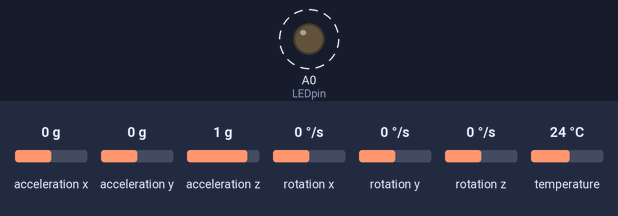
Bench run of a sketch on a simulated Arduino Uno, built with avr-gcc and run on an emulated ATmega328P. Parts: output pins drawn as LEDs (lit = HIGH). Dashed ring = blinking. The inputs (shaded band) are chosen by the test bench; at power-on: acceleration x 0 g, acceleration y 0 g, acceleration z 1 g, rotation x 0 °/s, rotation y 0 °/s, rotation z 0 °/s, temperature 24 °C. What the sketch prints to the serial monitor is not drawn.

Above: at 0.15 s.
Timing chart, 0 to 3.1 s (numbered marks = the images above):
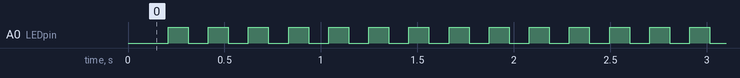

Measured:
- by itself, A0 (LEDpin): alternates HIGH for 0.10 s and LOW for 0.10 s

The sketch:

data.ino
```cpp
// the idea of low pass filter from https://www.youtube.com/watch?v=IKgqDzfKNW0&list=PLGs0VKk2DiYwEo-k0mjIkWXlkrJWAU4L9&index=8
// very simple idea put more effective ---> note p1 + p2 = 1 in p1(thetaOld) + p2(thetaNew) = thetaNew


#include<I2Cdev.h>
#include <Adafruit_MPU6050.h>
#include <Adafruit_Sensor.h>
#include <Wire.h>


int LEDpin = A0;

bool blinkState = true;
int dt = 100;

float theta = 0;  //pitch --->raw data
float phi= 0;     //roll  --->raw data

float thetaAn =0; //for if staments
float phiAn =0;

// after the filter

float thetaG = 0;
float phiG = 0;
float thetafinal = 0;
float phifinal = 0;
float yaw = 0;

unsigned long millisOld;
float TimeDiff;

Adafruit_MPU6050 mpu;

void setup(void) {

  Serial.begin(115200);
  while (!Serial) {
    delay(10); // puse untill serial come up
  }

  // Try to initialize! --> check if the sensor is conected probably
//  Serial.print("Initializing I2C devices...");
  if (!mpu.begin()) {
//    Serial.println("Failed to find MPU6050 chip");
    while (1) {
      delay(10);
    }
  }

  millisOld = millis();

  mpu.setAccelerometerRange(MPU6050_RANGE_16_G);
  mpu.setGyroRange(MPU6050_RANGE_250_DEG);
  mpu.setFilterBandwidth(MPU6050_BAND_21_HZ);

  pinMode(LEDpin, OUTPUT);


  delay(dt);
}
//////////////////////////////////////  loop /////////////////////////
void loop() {

  /* Get  sensor events with the readings */
  sensors_event_t a, g, temp;
  mpu.getEvent(&a, &g, &temp);
  thetaAn = a.acceleration.x/9.81;
  phiAn = a.acceleration.y/9.81;
  // the if statment to make sure that arcCos doesn't take a value bigger than 1 or less than -1
  if(thetaAn > 1){
     thetaAn = 1;
    }
  else if(thetaAn < -1){
    thetaAn =-1;
   }

   if(phiAn > 1){
     phiAn = 1;
    }
  else if(phiAn < -1){
    phiAn =-1;
   }
  theta = asin(thetaAn)*(180./3.14159265359); //pitch angle
  phi = asin(phiAn)*(180./3.14159265359); // yaw angle


///gyro angles from the equation --> theta = theta + ω*dt   ω angler velocity

  TimeDiff = (millis() - millisOld )/1000.; //millis comes with milli second delay
  millisOld = millis();
  thetaG -= (g.gyro.y)*(180./PI)*TimeDiff;
  phiG += (g.gyro.x)*(180./PI)*TimeDiff;

  thetafinal = (thetafinal-(g.gyro.y)*(180./PI)*TimeDiff)*.9 +theta*.1;
  phifinal = (phifinal + (g.gyro.x)*(180./PI)*TimeDiff)*.9 +phi*.1;

  //controle Servos


  Serial.print(yaw);
  Serial.print(" ");
  Serial.print(thetafinal);
  Serial.print(" ");
  Serial.println(phifinal);


  blinkState = !blinkState;
  digitalWrite(LEDpin, blinkState);
  delay(dt);

}
```
